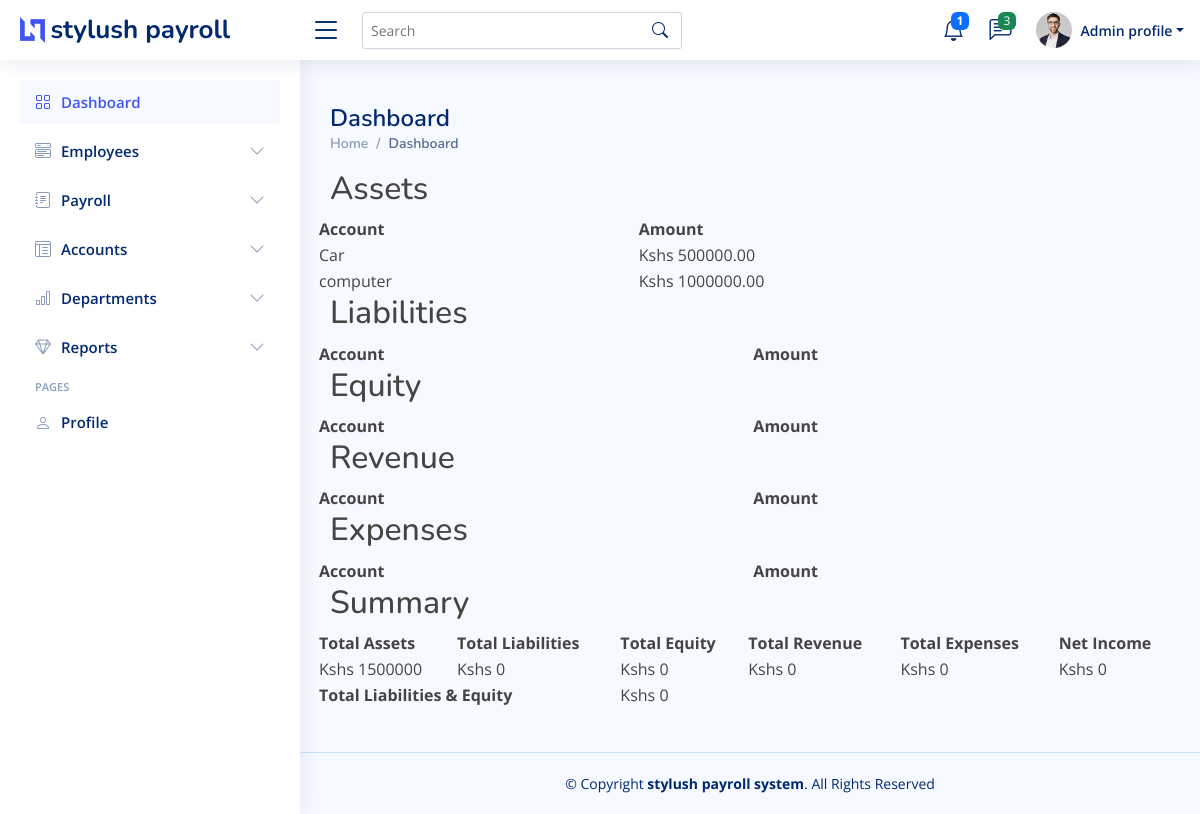
Screenshot of /home/balanceSheet/ with the database file from the repository.
### first/models.py (models this page shows)
class Transaction(models.Model):
    ACCOUNT_TYPES = (
        ('ASSETS', 'Assets'),
        ('LIABILITIES', 'Liabilities'),
        ('EQUITY', 'Equity'),
        ('REVENUE', 'Revenue'),
        ('EXPENSE', 'Expense'),
    )
    account = models.CharField(max_length=255)
    amount = models.DecimalField(max_digits=10, decimal_places=2)
    type = models.CharField(max_length=1000, choices=ACCOUNT_TYPES)

### first/balancesheetViews.py (the view)
# urls.py: path('balanceSheet/', balancesheetViews.balance_sheet,name='balanceSheet'),
def balance_sheet(request):
    assets = Transaction.objects.filter(type='ASSETS')
    liabilities = Transaction.objects.filter(type='LIABILITIES')
    equity = Transaction.objects.filter(type='EQUITY')
    revenue = Transaction.objects.filter(type='REVENUE')
    expenses = Transaction.objects.filter(type='EXPENSE')
    total_assets = assets.aggregate(total=models.Sum('amount'))['total'] or 0
    total_liabilities = liabilities.aggregate(total=models.Sum('amount'))['total'] or 0
    total_equity = equity.aggregate(total=models.Sum('amount'))['total'] or 0
    total_revenue = revenue.aggregate(total=models.Sum('amount'))['total'] or 0
    total_expenses = expenses.aggregate(total=models.Sum('amount'))['total'] or 0
    net_income = total_revenue - total_expenses
    total_liabilities_equity = total_liabilities + total_equity
    context = {
        'assets': assets,
        'liabilities': liabilities,
        'equity': equity,
        'revenue': revenue,
        'expenses': expenses,
        'total_assets': total_assets,
        'total_liabilities': total_liabilities,
        'total_equity': total_equity,
        'total_revenue': total_revenue,
        'total_expenses': total_expenses,
        'net_income': net_income,
        'total_liabilities_equity': total_liabilities_equity,
    }
    return render(request, 'Dashboard/balanceSheet.html', context)

### first/templates/Dashboard/balanceSheet.html (shortened to what this page needs)
<!DOCTYPE html>
{% load static %}
<html lang="en">
<head>
  <link href="{% static 'vendor/bootstrap/css/bootstrap.min.css' %}" rel="stylesheet">
  <link href="{% static 'vendor/bootstrap-icons/bootstrap-icons.css' %}" rel="stylesheet">
  <link href="{% static 'vendor/boxicons/css/boxicons.min.css' %}" rel="stylesheet">
  <link href="{% static 'vendor/quill/quill.snow.css' %}" rel="stylesheet">
  <link href="{% static 'vendor/quill/quill.bubble.css' %}" rel="stylesheet">
  <link href="{% static 'vendor/remixicon/remixicon.css' %}" rel="stylesheet">
  <link href="{% static 'vendor/simple-datatables/style.css' %}" rel="stylesheet">
  <link href="{% static 'css/style.css' %}" rel="stylesheet">
</head>
<body>
  <header id="header" class="header fixed-top d-flex align-items-center">
    <div class="d-flex align-items-center justify-content-between">
      <a href="{% url 'index'  %}" class="logo d-flex align-items-center">
        <img src="{% static 'img/logo.png' %}" alt="">
        <span class="d-none d-lg-block">stylush payroll</span>
      </a>
      <i class="bi bi-list toggle-sidebar-btn"></i>
    </div>
    <div class="search-bar">
      <form class="search-form d-flex align-items-center" method="POST" action="#">
        <input type="text" name="query" placeholder="Search" title="Enter search keyword">
        <button type="submit" title="Search"><i class="bi bi-search"></i></button>
      </form>
    </div>
    <nav class="header-nav ms-auto">
      <ul class="d-flex align-items-center">
        <li class="nav-item dropdown">
          <a class="nav-link nav-icon" href="#" data-bs-toggle="dropdown">
            <i class="bi bi-bell"></i>
            <span class="badge bg-primary badge-number"><b>1</b></span>
          </a>
        </li>
        <li class="nav-item dropdown">
          <a class="nav-link nav-icon" href="#" data-bs-toggle="dropdown">
            <i class="bi bi-chat-left-text"></i>
            <span class="badge bg-success badge-number">3</span>
          </a>
        </li>
        <li class="nav-item dropdown pe-3">
          <a class="nav-link nav-profile d-flex align-items-center pe-0" href="#" data-bs-toggle="dropdown">
            <img src="{% static 'img/profile-img.jpg'   %}" alt="Profile" class="rounded-circle">
            <span class="d-none d-md-block dropdown-toggle ps-2">Admin profile</span>
          </a>
        </li>
      </ul>
    </nav>
  </header>
  <aside id="sidebar" class="sidebar">
    <ul class="sidebar-nav" id="sidebar-nav">
      <li class="nav-item">
        <a class="nav-link " href="{% url 'index' %}">
          <i class="bi bi-grid"></i>
          <span>Dashboard</span>
        </a>
      </li>
      <li class="nav-item">
        <a class="nav-link collapsed" data-bs-target="#components-nav" data-bs-toggle="collapse" href="#">
          <i class="bi bi-menu-button-wide"></i><span>Employees</span><i class="bi bi-chevron-down ms-auto"></i>
        </a>
      </li>
      <li class="nav-item">
        <a class="nav-link collapsed" data-bs-target="#forms-nav" data-bs-toggle="collapse" href="#">
          <i class="bi bi-journal-text"></i><span>Payroll</span><i class="bi bi-chevron-down ms-auto"></i>
        </a>
      </li>
      <li class="nav-item">
        <a class="nav-link collapsed" data-bs-target="#tables-nav" data-bs-toggle="collapse" href="#">
          <i class="bi bi-layout-text-window-reverse"></i><span>Accounts</span><i class="bi bi-chevron-down ms-auto"></i>
        </a>
      </li>
      <li class="nav-item">
        <a class="nav-link collapsed" data-bs-target="#charts-nav" data-bs-toggle="collapse" href="#">
          <i class="bi bi-bar-chart"></i><span>Departments</span><i class="bi bi-chevron-down ms-auto"></i>
        </a>
      </li>
      <li class="nav-item">
        <a class="nav-link collapsed" data-bs-target="#icons-nav" data-bs-toggle="collapse" href="#">
          <i class="bi bi-gem"></i><span>Reports</span><i class="bi bi-chevron-down ms-auto"></i>
        </a>
      </li>
      <li class="nav-heading">Pages</li>
      <li class="nav-item">
        <a class="nav-link collapsed" href="{% url 'profile'   %}">
          <i class="bi bi-person"></i>
          <span>Profile</span>
        </a>
      </li>
    </ul>
  </aside>
                                           END SIDE BAR
<main id="main" class="main">
  <div class="pagetitle">
    <h1>Dashboard</h1>
    <nav>
      <ol class="breadcrumb">
        <li class="breadcrumb-item"><a href="{% url 'index' %}">Home</a></li>
        <li class="breadcrumb-item active">Dashboard</li>
      </ol>
    </nav>
  </div>
  <h2>Assets</h2>
<div class="row">
  <table>
    <thead>
      <tr>
        <th>Account</th>
        <th>Amount</th>
      </tr>
    </thead>
    <tbody>
      {% for asset in assets %}
      <tr>
        <td>{{ asset.account }}</td>
        <td>Kshs {{ asset.amount }}</td>
      </tr>
      {% endfor %}
    </tbody>
  </table>
</div>
<h2>Liabilities</h2>
<div class="row">
  <table>
    <thead>
      <tr>
        <th>Account</th>
        <th>Amount</th>
      </tr>
    </thead>
  </table>
</div>
<h2>Equity</h2>
<div class="row">
  <table>
    <thead>
      <tr>
        <th>Account</th>
        <th>Amount</th>
      </tr>
    </thead>
  </table>
</div>
<h2>Revenue</h2>
<div class="row">
  <table>
    <thead>
      <tr>
        <th>Account</th>
        <th>Amount</th>
      </tr>
    </thead>
  </table>
</div>
<h2>Expenses</h2>
<div class="row">
  <table>
    <thead>
      <tr>
        <th>Account</th>
        <th>Amount</th>
      </tr>
    </thead>
  </table>
</div>
<h2>Summary</h2>
<div class="row">
  <table>
    <tr>
      <th scope="col">Total Assets</th>
      <th scope="col">Total Liabilities</th>
      <th scope="col">Total Equity</th>
      <th scope="col">Total Revenue</th>
      <th scope="col">Total Expenses</th>
      <th scope="col">Net Income</th>
    </tr>
    <tr>
      <td>Kshs {{ total_assets }}</td>
      <td>Kshs {{ total_liabilities }}</td>
      <td>Kshs {{ total_equity }}</td>
      <td>Kshs {{ total_revenue }}</td>
      <td>Kshs {{ total_expenses }}</td>
      <td>Kshs {{ net_income }}</td>
    </tr>
    <tr>
      <th colspan="2">Total Liabilities & Equity</th>
      <td colspan="4">Kshs {{ total_liabilities_equity }}</td>
    </tr>
  </table>
</div>
</main>
  <footer id="footer" class="footer">
    <div class="copyright">
      &copy; Copyright <strong><span>stylush payroll system</span></strong>. All Rights Reserved
    </div>
  </footer>
</body>
</html>

### static/css/style.css (style rules this page uses)
:root { scroll-behavior: smooth; }
body { font-family: "Open Sans", sans-serif; background: #f6f9ff; color: #444444; }
a { color: #4154f1; text-decoration: none; }
h1, h2, h3, h4, h5, h6 { font-family: "Nunito", sans-serif; }
#main { margin-top: 60px; padding: 20px 30px; transition: all 0.3s; }
.pagetitle { margin-bottom: 10px; }
.pagetitle h1 { font-size: 24px; margin-bottom: 0; font-weight: 600; color: #012970; }
.breadcrumb { font-size: 14px; font-family: "Nunito", sans-serif; color: #899bbd; font-weight: 600; }
.breadcrumb a { color: #899bbd; transition: 0.3s; }
.breadcrumb .breadcrumb-item::before { color: #899bbd; }
.breadcrumb .active { color: #51678f; font-weight: 600; }
.logo { line-height: 1; }
@media (min-width: 1200px) { .logo { width: 280px; } }
.logo img { max-height: 26px; margin-right: 6px; }
.logo span { font-size: 26px; font-weight: 700; color: #012970; font-family: "Nunito", sans-serif; }
.header { transition: all 0.5s; z-index: 997; height: 60px; box-shadow: 0px 2px 20px rgba(1, 41, 112, 0.1); background-color: #fff; padding-left: 20px; }
.header .toggle-sidebar-btn { font-size: 32px; padding-left: 10px; cursor: pointer; color: #012970; }
.header .search-bar { min-width: 360px; padding: 0 20px; }
.header .search-form { width: 100%; }
.header .search-form input { border: 0; font-size: 14px; color: #012970; border: 1px solid rgba(1, 41, 112, 0.2); padding: 7px 38px 7px 8px; border-radius: 3px; transition: 0.3s; width: 100%; }
.header .search-form button { border: 0; padding: 0; margin-left: -30px; background: none; }
.header .search-form button i { color: #012970; }
.header-nav ul { list-style: none; }
.header-nav>ul { margin: 0; padding: 0; }
.header-nav .nav-icon { font-size: 22px; color: #012970; margin-right: 25px; position: relative; }
.header-nav .nav-profile { color: #012970; }
.header-nav .nav-profile img { max-height: 36px; }
.header-nav .nav-profile span { font-size: 14px; font-weight: 600; }
.header-nav .badge-number { position: absolute; inset: -2px -5px auto auto; font-weight: normal; font-size: 12px; padding: 3px 6px; }
.sidebar { position: fixed; top: 60px; left: 0; bottom: 0; width: 300px; z-index: 996; transition: all 0.3s; padding: 20px; overflow-y: auto; scrollbar-width: thin; scrollbar-color: #aab7cf transparent; box-shadow: 0px 0px 20px rgba(1, 41, 112, 0.1); background-color: #fff; }
@media (min-width: 1200px) { #main, #footer { margin-left: 300px; } }
.sidebar-nav { padding: 0; margin: 0; list-style: none; }
.sidebar-nav li { padding: 0; margin: 0; list-style: none; }
.sidebar-nav .nav-item { margin-bottom: 5px; }
.sidebar-nav .nav-heading { font-size: 11px; text-transform: uppercase; color: #899bbd; font-weight: 600; margin: 10px 0 5px 15px; }
.sidebar-nav .nav-link { display: flex; align-items: center; font-size: 15px; font-weight: 600; color: #4154f1; transition: 0.3; background: #f6f9ff; padding: 10px 15px; border-radius: 4px; }
.sidebar-nav .nav-link i { font-size: 16px; margin-right: 10px; color: #4154f1; }
.sidebar-nav .nav-link.collapsed { color: #012970; background: #fff; }
.sidebar-nav .nav-link.collapsed i { color: #899bbd; }
.sidebar-nav .nav-link .bi-chevron-down { margin-right: 0; transition: transform 0.2s ease-in-out; }
.footer { padding: 20px 0; font-size: 14px; transition: all 0.3s; border-top: 1px solid #cddfff; }
.footer .copyright { text-align: center; color: #012970; }

### rows the page displays
Transaction: account "Car", amount "500000.00"
Transaction: account "computer", amount "1000000.00"

### other values shown
{{ total_assets }} "1500000"
{{ total_liabilities }} "0"
{{ total_equity }} "0"
{{ total_revenue }} "0"
{{ total_expenses }} "0"
{{ net_income }} "0"
{{ total_liabilities_equity }} "0"
